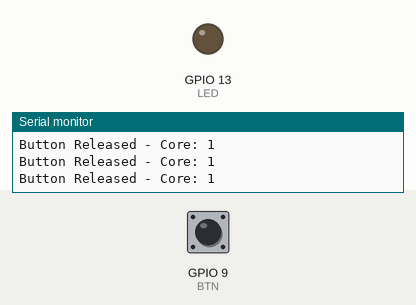
Recording of a sketch running on a simulated ESP32-S3. On the bench: output pins drawn as LEDs (lit = HIGH), the last lines printed to the serial monitor. The inputs (shaded band) are chosen by the test bench; at power-on: GPIO 9 (BTN) HIGH.

Above: at 1.2 s.
1.3 s: GPIO 9 (BTN) pulled LOW for 0.25 s
At 1.5 s:
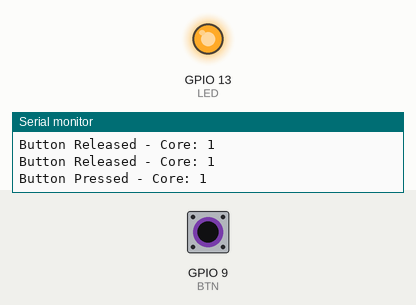
3.1 s: GPIO 9 (BTN) pulled LOW for 3.2 s
At 7.5 s:
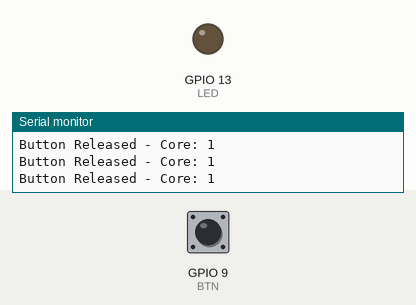
Timing chart, 0 to 9.0 s (numbered marks = the images above; inputs shaded):
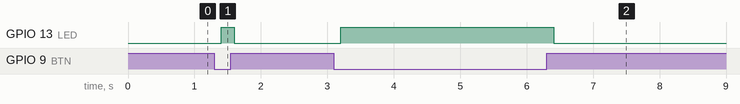

The sketch:

button.ino
```cpp
#define BTN 9
#define LED 13

void taskButton(void *pvParameters) {
  while (1) {
    if (digitalRead(BTN) == LOW) {
      digitalWrite(LED, HIGH);
      Serial.print("Button Pressed - Core: ");
    } else {
      digitalWrite(LED, LOW);
      Serial.print("Button Released - Core: ");
    }
    Serial.println(xPortGetCoreID());
    delay(200);
  }
}

void setup() {
  Serial.begin(115200);
  pinMode(BTN, INPUT_PULLUP);
  pinMode(LED, OUTPUT);

  // Core 0
  //xTaskCreatePinnedToCore(taskButton, "taskButton_Core0", 2000, NULL, 1, NULL, 0);

  // Core 1
  xTaskCreatePinnedToCore(taskButton, "taskButton_Core1", 2000, NULL, 1, NULL, 1);
}

void loop() {}
```

Measured:
- after the input at 1.3 s, GPIO 13 (LED): LOW → HIGH after 0.10 s, → LOW 0.20 s later
- after the input at 3.1 s, GPIO 13 (LED): LOW → HIGH after 0.10 s, → LOW 3.2 s later
